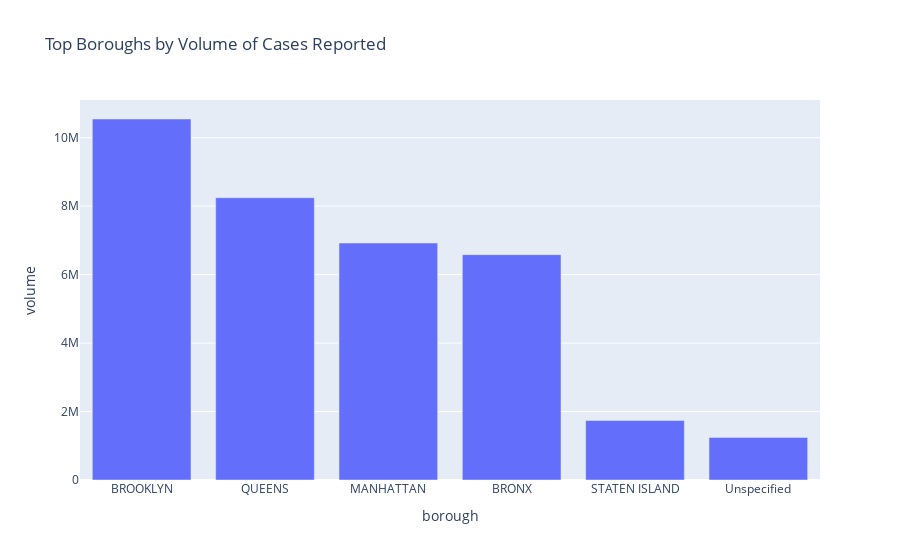

The cell this chart's notebook holds for it:
### Code cell
datum = {
    'question':'Which boroughs report the most cases?',
    'context': context,
    'answer':{
        'query': """SELECT borough, COUNT(*) as volume, COUNT(*) / SUM(COUNT(*)) over () AS fraction
GROUP BY borough
ORDER BY volume DESC
LIMIT 10""",
        'plot': """fig = px.bar(df, x='borough', y='volume', title='Top Boroughs by Volume of Cases Reported')"""
    }
}
dataset_311.append(datum)
df = pd.DataFrame.from_records(client.get("erm2-nwe9", query=datum['answer']['query']))
df = df.astype({'volume':int})
exec(datum['answer']['plot'])
fig

### Figure 1 — Plotly figure (JSON) as saved in the notebook; plotly's stock layout.template omitted (floating-point values rounded to 4 significant figures)
{"data": [{"alignmentgroup": "True", "hovertemplate": "borough=%{x}<br>volume=%{y}<extra></extra>", "legendgroup": "", "marker": {"color": "#636efa", "pattern": {"shape": ""}}, "name": "", "offsetgroup": "", "orientation": "v", "showlegend": false, "textposition": "auto", "type": "bar", "x": ["BROOKLYN", "QUEENS", "MANHATTAN", "BRONX", "STATEN ISLAND", "Unspecified", null], "xaxis": "x", "y": [10546046, 8246542, 6923454, 6583544, 1737618, 1244972, 47074], "yaxis": "y"}], "layout": {"autosize": true, "barmode": "relative", "legend": {"tracegroupgap": 0}, "title": {"text": "Top Boroughs by Volume of Cases Reported"}, "xaxis": {"anchor": "y", "autorange": true, "domain": [0, 1], "range": [-0.5, 5.5], "title": {"text": "borough"}, "type": "category"}, "yaxis": {"anchor": "x", "autorange": true, "domain": [0, 1], "range": [0, 11100000.0], "title": {"text": "volume"}, "type": "linear"}}}
